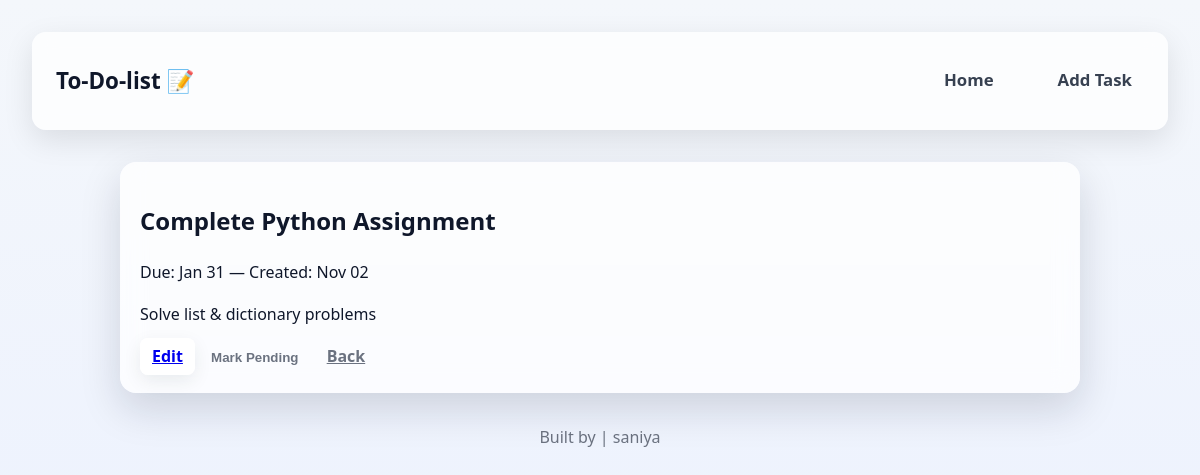
Screenshot of /task/11/ with the database file from the repository.
### tasks/models.py (models this page shows, shortened)
class Task(models.Model):
    title = models.CharField(max_length=200)
    description = models.TextField(blank=True)
    deadline = models.DateField()
    completed = models.BooleanField(default=False)
    created_at = models.DateField(default=timezone.now)
    class Meta:
        ordering = ['completed', 'deadline', '-created_at']

### tasks/views.py (the view)
# urls.py: path('task/<int:pk>/', views.TaskDetailView.as_view(), name='detail'), # CBV - detail
class TaskDetailView(DetailView):
    model = Task
    template_name = 'tasks/detail.html'
    context_object_name = 'task'

### templates/tasks/detail.html
{% extends 'base.html' %}
{% block content %}
<section class="panel">
  <h2>{{ task.title }}</h2>
  <p class="muted">Due: {{ task.deadline|date:'M d' }} — Created: {{ task.created_at|date:'M d' }}</p>
  <div class="task-full">
    <p>{{ task.description|linebreaksbr }}</p>
  </div>
  <div class="actions">
    <a class="btn" href="{% url 'tasks:edit' task.pk %}">Edit</a>
    <form method="post" action="{% url 'tasks:toggle' task.pk %}" style="display:inline">{% csrf_token %}<button class="btn ghost">{% if task.completed %}Mark Pending{% else %}Mark Complete{% endif %}</button></form>
    <a class="btn ghost" href="{% url 'tasks:index' %}">Back</a>
  </div>
</section>
{% endblock %}

### static/css/styles.css (style rules this page uses)
:root { --bg: #f4f7fb; --card: rgba(255, 255, 255, 0.75); --muted: #6b7280; --text: #0f172a; --accent: #6366f1; --accent-2: #22c55e; --danger: #ef4444; --radius-lg: 16px; --radius-md: 10px; --radius-sm: 8px; --shadow-sm: 0 6px 18px rgba(15, 23, 42, 0.08); --shadow-lg: 0 16px 40px rgba(15, 23, 42, 0.15); --font: "Segoe UI", Roboto, Arial, sans-serif; }
*, *::before, *::after { box-sizing: border-box; }
html, body { height: 100%; }
body { margin: 0; font-family: var(--font); background: linear-gradient(180deg, var(--bg), #eaf0ff); color: var(--text); line-height: 1.6; padding: 2rem; }
.panel { background: var(--card); border-radius: var(--radius-lg); padding: 1.25rem; box-shadow: var(--shadow-lg); backdrop-filter: blur(12px); }
.btn { padding: 0.45rem 0.75rem; border-radius: var(--radius-sm); border: none; font-weight: 700; cursor: pointer; background: #fff; box-shadow: var(--shadow-sm); }
.btn.ghost { background: transparent; box-shadow: none; color: var(--muted); }

### rows the page displays
Task: title "Complete Python Assignment", deadline "Jan 31", created_at "Nov 02", description "Solve list & dictionary problems"
